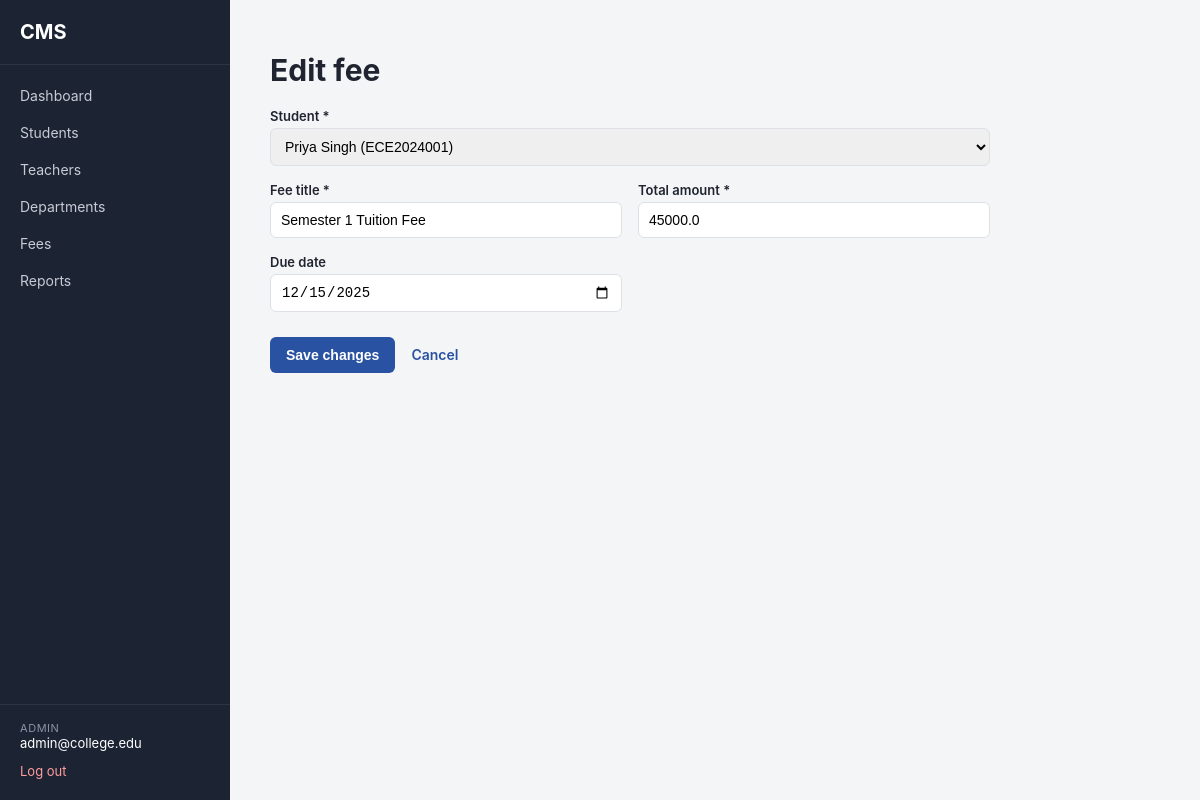
/admin/fees/2/edit (signed in), run on the app's committed database.
### app/models/user.py (models this page shows, shortened)
class User(db.Model, UserMixin, TimestampMixin):
    __tablename__ = "users"
    id = db.Column(db.Integer, primary_key=True)
    email = db.Column(db.String(120), unique=True, nullable=False, index=True)
    password_hash = db.Column(db.String(255), nullable=False)
    role = db.Column(db.String(20), nullable=False)
    is_active_account = db.Column(db.Boolean, default=True, nullable=False)
    student_profile = db.relationship(
        "Student", backref="user", uselist=False, cascade="all, delete-orphan"
    )
    teacher_profile = db.relationship(
        "Teacher", backref="user", uselist=False, cascade="all, delete-orphan"
    )
    @property
    def is_active(self):
        return self.is_active_account
    def is_admin(self):
        return self.role == "admin"

### app/models/fee.py (models this page shows, shortened)
class Fee(db.Model, TimestampMixin):
    __tablename__ = "fees"
    id = db.Column(db.Integer, primary_key=True)
    student_id = db.Column(db.Integer, db.ForeignKey("students.id"), nullable=False)
    title = db.Column(db.String(100), nullable=False)  # "Semester 3 Fees"
    total_amount = db.Column(db.Float, nullable=False)
    due_date = db.Column(db.Date, nullable=True)
    payments = db.relationship("Payment", backref="fee", lazy=True)

### app/routes/fees.py (the view, shortened to what this page needs)
@fees_bp.route("/<int:fee_id>/edit", methods=["GET", "POST"])
@login_required
@role_required("admin")
def edit_fee(fee_id):
    fee = Fee.query.get_or_404(fee_id)
    students = Student.query.order_by(Student.roll_number).all()
    return render_template("fees/form.html", fee=fee, form=None, students=students)

### app/__init__.py (called while the page is built)
@login_manager.user_loader
def load_user(user_id):
    from app.models.user import User
    return db.session.get(User, int(user_id))

### app/templates/fees/form.html (shortened to what this page needs)
{% extends "base.html" %}
{% block content %}
<h1>{{ "Edit fee" if fee else "Add fee" }}</h1>
{% set f = form if form is not none else {} %}
<form method="POST" class="stacked-form">
    <div class="form-grid">
        <div class="span-2">
            <label for="student_id">Student *</label>
            {% set selected_student = f.get('student_id', fee.student_id if fee else '') %}
            <select id="student_id" name="student_id" required>
                {% for student in students %}
                    <option value="{{ student.id }}" {% if selected_student | string == student.id | string %}selected{% endif %}>
                        {{ student.full_name }} ({{ student.roll_number }})
                    </option>
                {% endfor %}
            </select>
        </div>
        <div>
            <label for="title">Fee title *</label>
            <input type="text" id="title" name="title"
                   value="{{ f.get('title', fee.title if fee else '') }}"
                   placeholder="e.g. Semester 3 Tuition Fee" required>
        </div>
        <div>
            <label for="total_amount">Total amount *</label>
            <input type="number" id="total_amount" name="total_amount" min="0.01" step="0.01"
                   value="{{ f.get('total_amount', fee.total_amount if fee else '') }}" required>
        </div>
        <div>
            <label for="due_date">Due date</label>
            <input type="date" id="due_date" name="due_date"
                   value="{{ f.get('due_date', fee.due_date if fee else '') }}">
        </div>
    </div>
    <div class="form-actions">
        <button type="submit" class="btn btn-primary">{{ "Save changes" if fee else "Add fee" }}</button>
        <a href="{{ url_for('fees.list_fees') }}" class="btn btn-link">Cancel</a>
    </div>
</form>
{% endblock %}

### app/templates/base.html (shortened to what this page needs)
<!DOCTYPE html>
<html lang="en">
<head>
    <link rel="stylesheet" href="{{ url_for('static', filename='css/style.css') }}">
</head>
<body>
{% if current_user.is_authenticated %}
<div class="layout">
    <aside class="sidebar">
        <div class="sidebar-brand">CMS</div>
        <nav class="sidebar-nav">
            <a href="{{ url_for('main.dashboard') }}" class="nav-link">Dashboard</a>
            {% if current_user.is_admin() %}
                <a href="{{ url_for('students.list_students') }}" class="nav-link">Students</a>
                <a href="{{ url_for('teachers.list_teachers') }}" class="nav-link">Teachers</a>
                <a href="{{ url_for('departments.list_departments') }}" class="nav-link">Departments</a>
                <a href="{{ url_for('fees.list_fees') }}" class="nav-link">Fees</a>
                <a href="{{ url_for('reports.index') }}" class="nav-link">Reports</a>
            {% elif current_user.is_teacher() %}
                <a href="#" class="nav-link">My Subjects</a>
                <a href="#" class="nav-link">Attendance</a>
                <a href="#" class="nav-link">Marks</a>
            {% else %}
                <a href="#" class="nav-link">My Attendance</a>
                <a href="#" class="nav-link">My Marks</a>
                <a href="#" class="nav-link">My Fees</a>
            {% endif %}
        </nav>
        <div class="sidebar-footer">
            <div class="user-chip">
                <span class="user-role">{{ current_user.role }}</span>
                <span class="user-email">{{ current_user.email }}</span>
            </div>
            <a href="{{ url_for('auth.logout') }}" class="logout-link">Log out</a>
        </div>
    </aside>
    <main class="content">
        {% block content %}{% endblock %}
    </main>
</div>
{% else %}
    {% include "_flash.html" %}
    {% block guest_content %}{% endblock %}
{% endif %}
</body>
</html>

### app/static/css/style.css (style rules this page uses)
:root { --color-bg: #f4f5f7; --color-surface: #ffffff; --color-border: #dde1e6; --color-text: #1f2430; --color-text-muted: #656d76; --color-primary: #2952a3; --color-primary-dark: #1f3f80; --color-sidebar-bg: #1c2333; --color-sidebar-text: #c7cbd6; --color-sidebar-text-active: #ffffff; --color-success: #1e7e34; --color-danger: #b3261e; --color-warning: #8a6d00; --color-info: #14618c; --radius: 6px; --font: -apple-system, BlinkMacSystemFont, "Segoe UI", Roboto, Helvetica, Arial, sans-serif; }
* { box-sizing: border-box; }
body { margin: 0; font-family: var(--font); background: var(--color-bg); color: var(--color-text); font-size: 15px; }
a { color: var(--color-primary); text-decoration: none; }
.layout { display: flex; min-height: 100vh; }
.sidebar { width: 230px; flex-shrink: 0; background: var(--color-sidebar-bg); color: var(--color-sidebar-text); display: flex; flex-direction: column; padding: 20px 0; }
.sidebar-brand { font-weight: 700; font-size: 20px; color: #fff; padding: 0 20px 20px 20px; border-bottom: 1px solid rgba(255, 255, 255, 0.08); }
.sidebar-nav { display: flex; flex-direction: column; margin-top: 12px; flex-grow: 1; }
.nav-link { color: var(--color-sidebar-text); padding: 10px 20px; font-size: 14px; }
.sidebar-footer { padding: 16px 20px 0 20px; border-top: 1px solid rgba(255, 255, 255, 0.08); }
.user-chip { display: flex; flex-direction: column; margin-bottom: 10px; }
.user-role { text-transform: uppercase; font-size: 11px; letter-spacing: 0.05em; color: #8b93a7; }
.user-email { font-size: 13px; color: #fff; }
.logout-link { font-size: 13px; color: #ff9d9d; }
.content { flex-grow: 1; padding: 32px 40px; max-width: 1100px; }
.btn { display: inline-block; border: none; border-radius: var(--radius); padding: 10px 16px; font-size: 14px; font-weight: 600; cursor: pointer; }
.btn-primary { background: var(--color-primary); color: #fff; }
.btn-link { background: none; color: var(--color-primary); padding: 10px 4px; }
.stacked-form { max-width: 720px; }
.form-grid { display: grid; grid-template-columns: 1fr 1fr; gap: 16px; margin-top: 16px; }
.form-grid .span-2 { grid-column: span 2; }
.form-grid label { display: block; font-size: 13px; font-weight: 600; margin-bottom: 4px; }
.form-grid input, .form-grid select { width: 100%; padding: 9px 10px; border: 1px solid var(--color-border); border-radius: var(--radius); font-size: 14px; }
.form-actions { margin-top: 24px; display: flex; gap: 12px; align-items: center; }

### data on the page
User: role "ADMIN", email "admin@college.edu"
Fee: title "Semester 1 Tuition Fee", total_amount "45000.0", due_date "12/15/2025"

### other printed values
{{ "Edit fee" if fee else "Add fee" }} "Edit fee"
{{ "Save changes" if fee else "Add fee" }} "Save changes"
form field student_id "Priya Singh (ECE2024001)"
